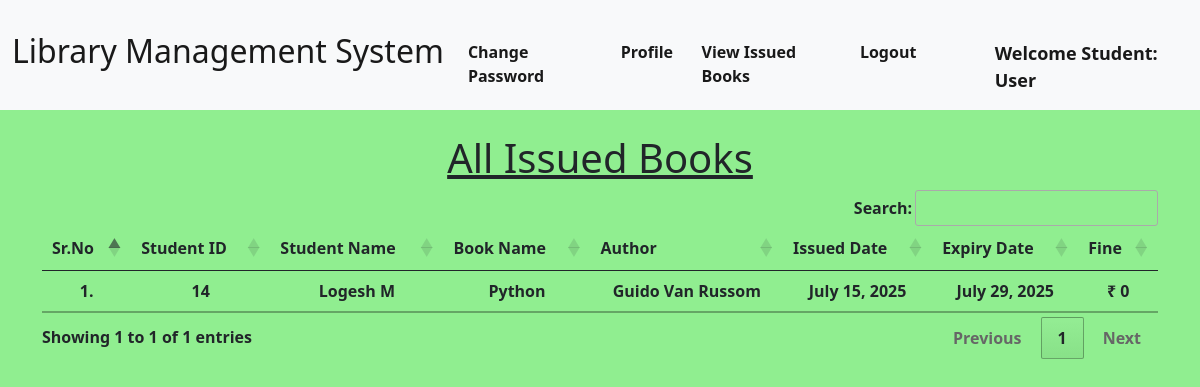
The app's page /student_issued_books/ (signed in) with its own data.
### library/models.py (models this page shows, shortened)
class Book(models.Model):
    name = models.CharField(max_length=200)
    author = models.CharField(max_length=200)
    isbn = models.PositiveIntegerField()
    category = models.CharField(max_length=50)

class IssuedBook(models.Model):
    student_id = models.CharField(max_length=100, blank=True)
    isbn = models.CharField(max_length=13)
    issued_date = models.DateField(auto_now=True)
    expiry_date = models.DateField(default=expiry)

### library/views.py (the view)
# urls.py: path("student_issued_books/", views.student_issued_books, name="student_issued_books"),
@login_required(login_url = '/student_login')
def student_issued_books(request):
    student = Student.objects.filter(user_id=request.user.id)
    issuedBooks = IssuedBook.objects.filter(student_id=student[0].user_id)
    li1 = []
    li2 = []
    for i in issuedBooks:
        books = Book.objects.filter(isbn=i.isbn)
        for book in books:
            t=(request.user.id, request.user.get_full_name, book.name,book.author)
            li1.append(t)
        days=(date.today()-i.issued_date)
        d=days.days
        fine=0
        if d>8:
            day=d-7
            fine=day*5
        t=(issuedBooks[0].issued_date, issuedBooks[0].expiry_date, fine)
        li2.append(t)
    return render(request,'student_issued_books.html',{'li1':li1, 'li2':li2})

### library/templates/student_issued_books.html (shortened to what this page needs)
{% extends 'student_navbar.html' %}
{% load static %}
{% block body %}
<div class="container mt-4">
    <h1 class="text-center"><u>All Issued Books</u></h1>
    <table class="table table-hover" id="example">
        <thead>
            <tr class="text-center">
                <th>Sr.No</th>
                <th>Student ID</th>
                <th>Student Name</th>
                <th>Book Name</th>
                <th>Author</th>
                <th>Issued Date</th>
                <th>Expiry Date</th>
                <th>Fine</th>
            </tr>
        </thead>
        <tbody>
            {% for i in li1 %}
            <tr class="text-center">
                <td>{{forloop.counter}}.</td>
                <td>{{i.0}}</td>
                <td>{{i.1}}</td>
                <td>{{i.2}}</td>
                <td>{{i.3}}</td>
                {% endfor %}
                {% for i in li2 %}
                <td>{{i.0}}</td>
                <td>{{i.1}}</td>
                <td>₹ {{i.2}}</td>
            </tr>
            {% endfor %}
        </tbody>
    </table>
    </div>
{% endblock %}

### library/templates/student_navbar.html (shortened to what this page needs)
<!doctype html>
<html lang="en">
  <head>
    <link href="https://cdn.jsdelivr.net/npm/bootstrap@5.1.0/dist/css/bootstrap.min.css" rel="stylesheet">
    <link rel="stylesheet" href="https://cdn.datatables.net/1.10.25/css/jquery.dataTables.min.css">
    <link rel="stylesheet" href="https://cdn.datatables.net/buttons/1.7.1/css/buttons.dataTables.min.css">
  </head>
  <body style="background: lightgreen;">
    <nav class="navbar navbar-expand-lg navbar-light bg-light sticky-top">
        <div class="container-fluid">
          <a class="navbar-brand" href="#"><b><h2>Library Management System</h2><b></a>
          <div class="collapse navbar-collapse" id="navbarSupportedContent">
            <ul class="navbar-nav me-auto mb-2 mb-lg-0">
              <li class="nav-item">
                <a class="nav-link active" aria-current="page" href="/change_password/">Change Password</a>
              </li>
              <li class="nav-item">
                <a class="nav-link active" aria-current="page" href="/profile/">Profile</a>
              </li>
              <li class="nav-item">
                <a class="nav-link active" aria-current="page" href="/student_issued_books/">View Issued Books</a>
              </li>
              <li class="nav-item">
                <a class="nav-link active" aria-current="page" href="/logout/">Logout</a>
              </li>
              <li class="nav-item">
                <a style="font-weight:600; font-family:'Segoe UI', Tahoma, Geneva, Verdana, sans-serif; font-size: large;" class="nav-link active" href="#">Welcome Student: {{request.user}}</a>
              </li>
            </ul>
          </div>
        </div>
      </nav>
      {% block body %}
      {% endblock %}
  </body>
</html>

### records on screen
Book: name "Python", author "Guido Van Russom"
IssuedBook: issued_date "July 15, 2025", expiry_date "July 29, 2025"

### other values on screen
{{ request.user }} "User"
{{ i.0 }} "14"
{{ i.1 }} "Logesh M"
{{ i.2 }} "0"
